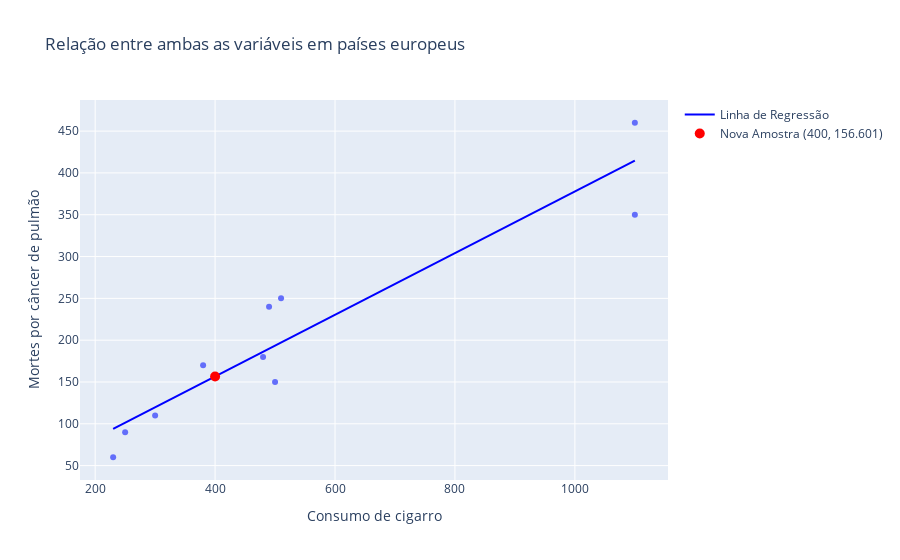

The notebook cell saved with this chart:
### Code cell
# Adicionando a nova amostra com x = 400 ao gráfico
fig.add_trace(
    go.Scatter(
        x=[x11],
        y=[y11],
        mode='markers',
        name=f'Nova Amostra ({x11}, {y11:.3f})',
        marker={
            'color':
                'red', 
            'size':
                10, 
            'symbol':
                'circle'
        }
    )
)

fig.show()

### Figure 1 — Plotly figure (JSON) as saved in the notebook; plotly's stock layout.template omitted (floating-point values rounded to 4 significant figures)
{"data": [{"hovertemplate": "Consumo de cigarro=%{x}<br>Mortes por câncer de pulmão=%{y}<extra></extra>", "legendgroup": "", "marker": {"color": "#636efa", "symbol": "circle"}, "mode": "markers", "name": "", "orientation": "v", "showlegend": false, "type": "scatter", "x": [480, 500, 380, 1100, 1100, 230, 490, 250, 300, 510], "xaxis": "x", "y": [180, 150, 170, 350, 460, 60, 240, 90, 110, 250], "yaxis": "y"}, {"line": {"color": "blue"}, "mode": "lines", "name": "Linha de Regressão", "type": "scatter", "x": [230, 238.8, 247.6, 256.4, 265.2, 273.9, 282.7, 291.5, 300.3, 309.1, 317.9, 326.7, 335.5, 344.2, 353.0, 361.8, 370.6, 379.4, 388.2, 397.0, 405.8, 414.5, 423.3, 432.1, 440.9, 449.7, 458.5, 467.3, 476.1, 484.8, 493.6, 502.4, 511.2, 520, 528.8, 537.6, 546.4, 555.2, 563.9, 572.7, 581.5, 590.3, 599.1, 607.9, 616.7, 625.5, 634.2, 643.0, 651.8, 660.6, 669.4, 678.2, 687.0, 695.8, 704.5, 713.3, 722.1, 730.9, 739.7, 748.5, 757.3, 766.1, 774.8, 783.6, 792.4, 801.2, 810, 818.8, 827.6, 836.4, 845.2, 853.9, 862.7, 871.5, 880.3, 889.1, 897.9, 906.7, 915.5, 924.2, 933.0, 941.8, 950.6, 959.4, 968.2, 977.0, 985.8, 994.5, 1003.0, 1012.0, 1021.0, 1030.0, 1038.0, 1047.0, 1056.0, 1065.0, 1074.0, 1082.0, 1091.0, 1100], "y": [93.93, 97.17, 100.4, 103.6, 106.9, 110.1, 113.4, 116.6, 119.8, 123.1, 126.3, 129.6, 132.8, 136.0, 139.3, 142.5, 145.8, 149.0, 152.2, 155.5, 158.7, 162.0, 165.2, 168.4, 171.7, 174.9, 178.2, 181.4, 184.6, 187.9, 191.1, 194.4, 197.6, 200.8, 204.1, 207.3, 210.6, 213.8, 217.0, 220.3, 223.5, 226.8, 230.0, 233.2, 236.5, 239.7, 243.0, 246.2, 249.4, 252.7, 255.9, 259.2, 262.4, 265.6, 268.9, 272.1, 275.4, 278.6, 281.8, 285.1, 288.3, 291.5, 294.8, 298.0, 301.3, 304.5, 307.7, 311.0, 314.2, 317.5, 320.7, 323.9, 327.2, 330.4, 333.7, 336.9, 340.1, 343.4, 346.6, 349.9, 353.1, 356.3, 359.6, 362.8, 366.1, 369.3, 372.5, 375.8, 379.0, 382.3, 385.5, 388.7, 392.0, 395.2, 398.5, 401.7, 404.9, 408.2, 411.4, 414.7]}, {"marker": {"color": "red", "size": 10, "symbol": "circle"}, "mode": "markers", "name": "Nova Amostra (400, 156.601)", "type": "scatter", "x": [400], "y": [156.6]}], "layout": {"legend": {"tracegroupgap": 0}, "title": {"text": "Relação entre ambas as variáveis em países europeus"}, "xaxis": {"anchor": "y", "domain": [0, 1], "title": {"text": "Consumo de cigarro"}}, "yaxis": {"anchor": "x", "domain": [0, 1], "title": {"text": "Mortes por câncer de pulmão"}}}}
